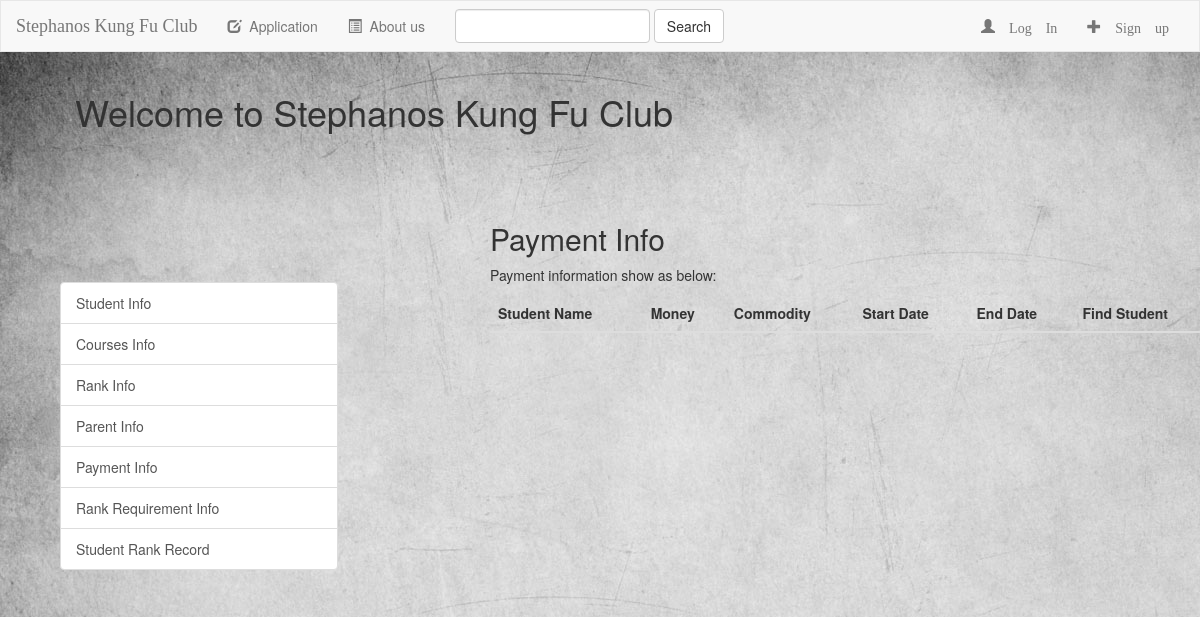
Page /skf/student/payment/1116/ on the earlier database version.
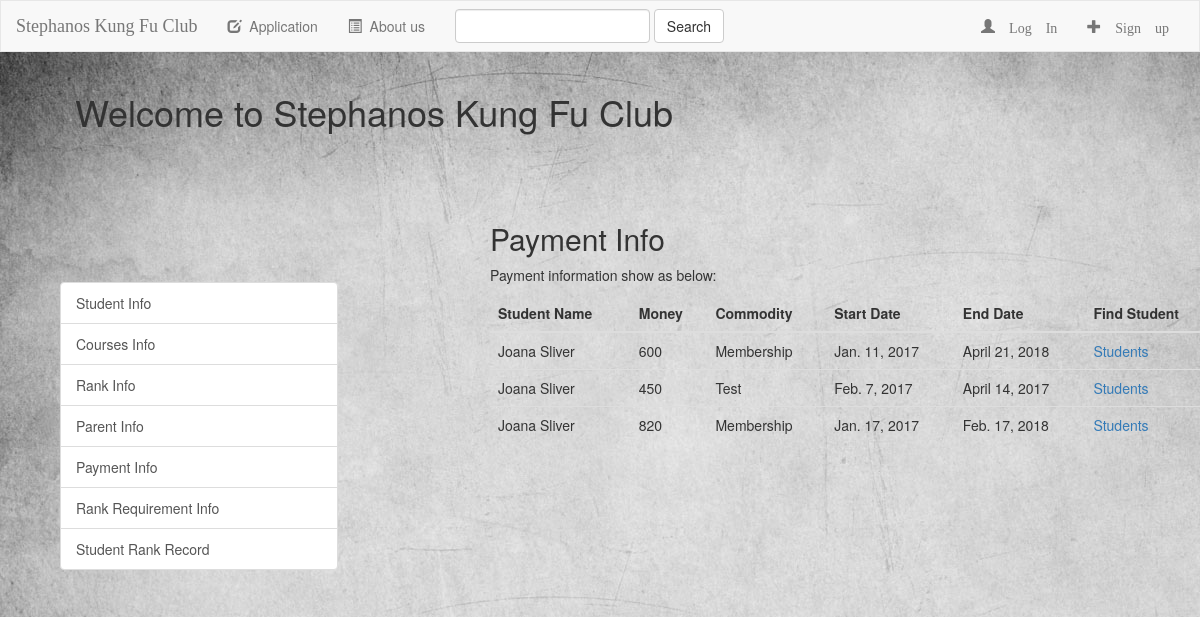
Same page on the later database version.
### skf/models.py (models this page shows, shortened)
class Payment(models.Model):
    student = models.ForeignKey(Student, on_delete=models.CASCADE)
    money = models.CharField(max_length=500)
    commodity = models.CharField(max_length=500, choices=COMODITIES, default="Product")
    sdate = models.DateField(editable=True, blank=True)
    edate = models.DateField(editable=True, blank=True)

class Student(models.Model):
    student_num = models.CharField(max_length=500, primary_key=True)
    name = models.CharField(max_length=500)
    dob = models.DateField(editable=True, blank=True)
    djs = models.DateField(editable=True, blank=True)
    mobile = models.CharField(max_length=500)
    email = models.CharField(max_length=500)
    address = models.CharField(max_length=500)

### skf/views.py (the view)
# urls.py: url(r'^student/payment/(?P<student_num>\w+)/$', views.StuPaymentView.as_view(), name='stu_payment'),
class StuPaymentView(generic.ListView):
    context_object_name = "payments"
    template_name = 'skf/payment.html'
    def get_queryset(self):
        stu_num = self.kwargs['student_num']
        return Student.objects.get(student_num=stu_num).payment_set.all()

### skf/templates/skf/payment.html (shortened to what this page needs)
{% extends "skf/base.html" %}
{% block body %}
    <h2>Payment Info</h2>
    <p>Payment information show as below:</p>
    <table class="table table-hover">
        <thead>
        <tr>
            <th>Student Name</th>
            <th>Money</th>
            <th>Commodity</th>
            <th>Start Date</th>
            <th>End Date</th>
            <th>Find Student</th>
        </tr>
        </thead>
        <tbody>
        {% for payment in payments %}
            <tr>
                <td>{{ payment.student.name }}</td>
                <td>{{ payment.money }}</td>
                <td>{{ payment.commodity }}</td>
                <td>{{ payment.sdate }}</td>
                <td>{{ payment.edate }}</td>
                <td><a href="{% url 'skf:pay_student' payment.id %}">Students</a></td>
            </tr>
        {% endfor %}
        </tbody>
    </table>
{% endblock %}

Differences in the rows shown:
added Payment: student.name "Joana Sliver", money "600", commodity "Membership", sdate "Jan. 11, 2017", edate "April 21, 2018"
added Payment: student.name "Joana Sliver", money "450", commodity "Test", sdate "Feb. 7, 2017", edate "April 14, 2017"
added Payment: student.name "Joana Sliver", money "820", commodity "Membership", sdate "Jan. 17, 2017", edate "Feb. 17, 2018"
